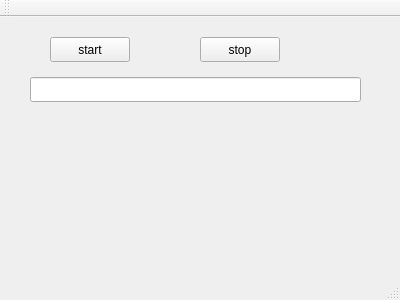
<?xml version="1.0" encoding="UTF-8"?>
<ui version="4.0">
 <class>MainWindow</class>
 <widget class="QMainWindow" name="MainWindow">
  <property name="geometry">
   <rect>
    <x>0</x>
    <y>0</y>
    <width>400</width>
    <height>300</height>
   </rect>
  </property>
  <property name="windowTitle">
   <string>MainWindow</string>
  </property>
  <widget class="QWidget" name="centralWidget">
   <widget class="QPushButton" name="btnStart">
    <property name="geometry">
     <rect>
      <x>50</x>
      <y>20</y>
      <width>80</width>
      <height>25</height>
     </rect>
    </property>
    <property name="text">
     <string>start</string>
    </property>
   </widget>
   <widget class="QPushButton" name="btnStop">
    <property name="geometry">
     <rect>
      <x>200</x>
      <y>20</y>
      <width>80</width>
      <height>25</height>
     </rect>
    </property>
    <property name="text">
     <string>stop</string>
    </property>
   </widget>
   <widget class="QLineEdit" name="lineEdit">
    <property name="geometry">
     <rect>
      <x>30</x>
      <y>60</y>
      <width>331</width>
      <height>25</height>
     </rect>
    </property>
   </widget>
  </widget>
  <widget class="QMenuBar" name="menuBar">
   <property name="geometry">
    <rect>
     <x>0</x>
     <y>0</y>
     <width>400</width>
     <height>22</height>
    </rect>
   </property>
  </widget>
  <widget class="QToolBar" name="mainToolBar">
   <attribute name="toolBarArea">
    <enum>TopToolBarArea</enum>
   </attribute>
   <attribute name="toolBarBreak">
    <bool>false</bool>
   </attribute>
  </widget>
  <widget class="QStatusBar" name="statusBar"/>
 </widget>
 <layoutdefault spacing="6" margin="11"/>
 <resources/>
 <connections/>
</ui>
